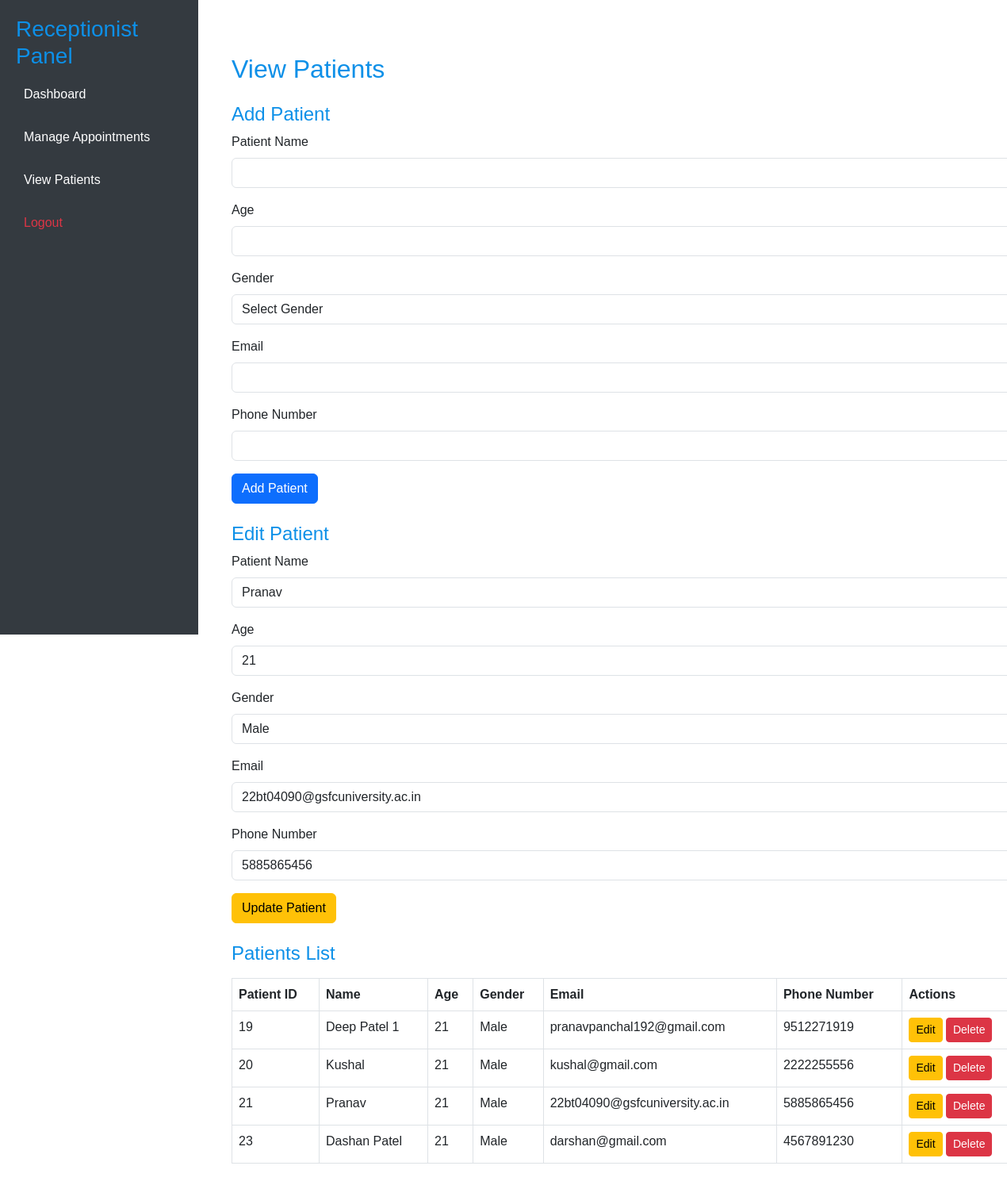
The page /view_patients.php?edit=21 (signed in) on the database its author committed.
### tables this page shows
CREATE TABLE `patients` (
  `patient_id` int(11) NOT NULL,
  `patient_name` varchar(255) NOT NULL,
  `age` int(11) DEFAULT NULL,
  `gender` enum('Male','Female','Other') DEFAULT NULL,
  `contact_info` varchar(255) DEFAULT NULL,
  `status` enum('Indoor','Outdoor') DEFAULT NULL,
  `created_at` timestamp NOT NULL DEFAULT current_timestamp(),
  `updated_at` timestamp NOT NULL DEFAULT current_timestamp() ON UPDATE current_timestamp(),
  `phone_number` varchar(15) DEFAULT NULL,
  `email` varchar(255) DEFAULT NULL
);

### view_patients.php (the view, shortened to what this page needs)
<?php
require 'db.php';
try {
    $stmt = $pdo->query("SELECT * FROM patients ORDER BY patient_id");
    $patients = $stmt->fetchAll();
} catch (PDOException $e) {
    error_log($e->getMessage());
    die("Error fetching patients: " . $e->getMessage());
}
if (isset($_GET['edit'])) {
    $patient_id = $_GET['edit'];
    $stmt = $pdo->prepare("SELECT * FROM patients WHERE patient_id = :patient_id");
    $stmt->execute([':patient_id' => $patient_id]);
    $patient = $stmt->fetch();
}
?>
<!DOCTYPE html>
<html lang="en">
<head>
    <link href="https://cdn.jsdelivr.net/npm/bootstrap@5.3.0-alpha1/dist/css/bootstrap.min.css" rel="stylesheet">
</head>
<body>
    <div class="container-fluid">
        <div class="row">
            <div class="sidebar">
                <h3>Receptionist Panel</h3>
                <a href="receptionist_dashboard.php">Dashboard</a>
                <a href="manage_appointments.php">Manage Appointments</a>
                <a href="view_patients.php">View Patients</a>
                <a href="plogout.php" class="text-danger">Logout</a>
            </div>
            <div class="col-md-9 col-lg-10 main-content">
                <div class="container mt-5">
                    <h2>View Patients</h2>
                <h4 class="mt-4">Add Patient</h4>
                <form method="POST">
                    <div class="mb-3">
                        <label for="patient_name" class="form-label">Patient Name</label>
                        <input type="text" name="patient_name" class="form-control" required>
                    </div>
                    <div class="mb-3">
                        <label for="age" class="form-label">Age</label>
                        <input type="number" name="age" class="form-control" required>
                    </div>
                    <div class="mb-3">
                        <label for="gender" class="form-label">Gender</label>
                        <select name="gender" class="form-control" required>
                            <option value="">Select Gender</option>
                        </select>
                    </div>
                    <div class="mb-3">
                        <label for="email" class="form-label">Email</label>
                        <input type="email" name="email" class="form-control" required>
                    </div>
                    <div class="mb-3">
                        <label for="phone_number" class="form-label">Phone Number</label>
                        <input type="text" name="phone_number" class="form-control" required>
                    </div>
                    <button type="submit" name="add_patient" class="btn btn-primary">Add Patient</button>
                </form>
                <?php if (isset($patient)): ?>
                    <h4 class="mt-4">Edit Patient</h4>
                    <form method="POST">
                        <div class="mb-3">
                            <label for="patient_name" class="form-label">Patient Name</label>
                            <input type="text" name="patient_name" class="form-control" value="<?php echo $patient['patient_name']; ?>" required>
                        </div>
                        <div class="mb-3">
                            <label for="age" class="form-label">Age</label>
                            <input type="number" name="age" class="form-control" value="<?php echo $patient['age']; ?>" required>
                        </div>
                        <div class="mb-3">
                            <label for="gender" class="form-label">Gender</label>
                            <select name="gender" class="form-control" required>
                                <option value="Male" <?php echo $patient['gender'] == 'Male' ? 'selected' : ''; ?>>Male</option>
                            </select>
                        </div>
                        <div class="mb-3">
                            <label for="email" class="form-label">Email</label>
                            <input type="email" name="email" class="form-control" value="<?php echo $patient['email']; ?>" required>
                        </div>
                        <div class="mb-3">
                            <label for="phone_number" class="form-label">Phone Number</label>
                            <input type="text" name="phone_number" class="form-control" value="<?php echo $patient['phone_number']; ?>" required>
                        </div>
                        <button type="submit" name="update_patient" class="btn btn-warning">Update Patient</button>
                    </form>
                <?php endif; ?>
                <h4 class="mt-4">Patients List</h4>
                <table class="table table-bordered mt-3">
                    <thead>
                        <tr>
                            <th>Patient ID</th>
                            <th>Name</th>
                            <th>Age</th>
                            <th>Gender</th>
                            <th>Email</th>
                            <th>Phone Number</th>
                            <th>Actions</th>
                        </tr>
                    </thead>
                    <tbody>
                        <?php foreach ($patients as $patient): ?>
                            <tr>
                                <td><?php echo $patient['patient_id']; ?></td>
                                <td><?php echo $patient['patient_name']; ?></td>
                                <td><?php echo $patient['age']; ?></td>
                                <td><?php echo $patient['gender']; ?></td>
                                <td><?php echo $patient['email']; ?></td>
                                <td><?php echo $patient['phone_number']; ?></td>
                                <td>
                                    <a href="?edit=<?php echo $patient['patient_id']; ?>" class="btn btn-warning btn-sm">Edit</a>
                                    <a href="?delete=<?php echo $patient['patient_id']; ?>" class="btn btn-danger btn-sm" onclick="return confirm('Are you sure you want to delete this patient?')">Delete</a>
                                </td>
                            </tr>
                        <?php endforeach; ?>
                    </tbody>
                </table>
            </div>
        </div>
    </div>
</body>
</html>

### view_patients.php (style rules this page uses)
body { font-family: Arial, sans-serif; }
h2, h3, h4 { color: rgb(13, 144, 232); }
.sidebar { height: 100vh; width: 250px; background: #343a40; color: white; position: fixed; padding: 20px; }
.sidebar a { color: white; text-decoration: none; padding: 10px; display: block; margin: 10px 0; }
.main-content { margin-left: 260px; padding: 20px; }

### rows shown on the page
patients: patient_name "Pranav", age "21", gender "Male", email "22bt04090@gsfcuniversity.ac.in", phone_number "5885865456", patient_id "21"
patients: patient_id "19", patient_name "Deep Patel 1", age "21", gender "Male", email "pranavpanchal192@gmail.com", phone_number "9512271919"
patients: patient_id "20", patient_name "Kushal", age "21", gender "Male", email "kushal@gmail.com", phone_number "2222255556"
patients: patient_id "23", patient_name "Dashan Patel", age "21", gender "Male", email "darshan@gmail.com", phone_number "4567891230"
